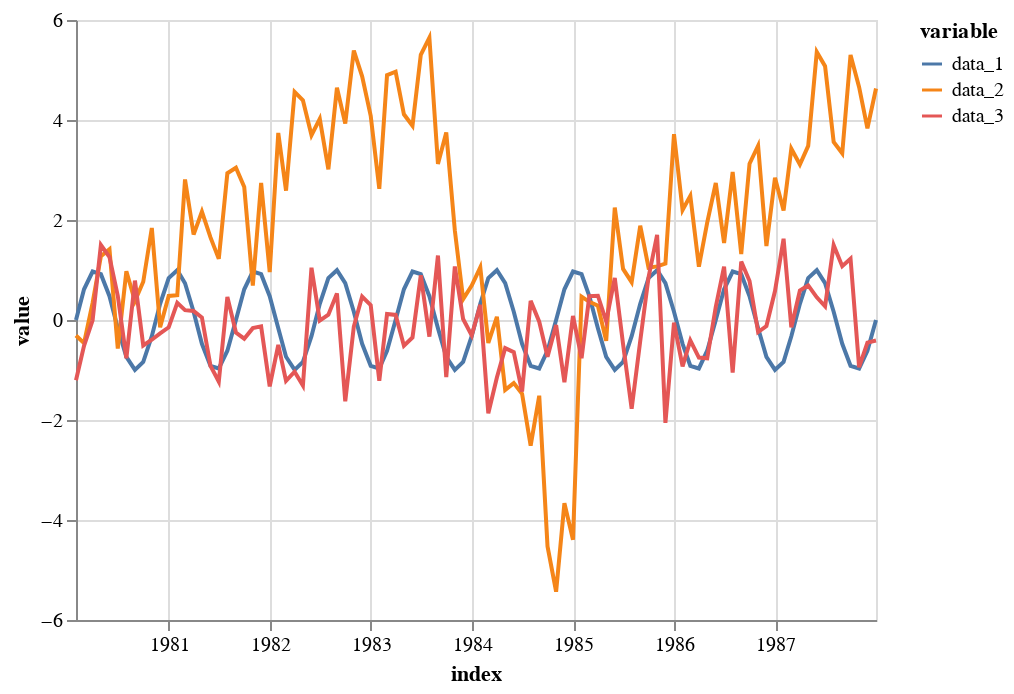

Notebook source saved alongside this figure:
### Markdown cell above
## Timeseries, Trend, Seasonality

A **timeseries** can be thought of as quantative variables being plotted on a timeline.  For example, the following three datasets are good examples:

### Code cell
# See the data creation function at the top near the imports!
df = make_data()
plot_in_altair(df)

### Figure 1 — Vega-Lite specification as saved in the notebook (floating-point values rounded to 4 significant figures; data arrays with more than 128 entries replaced by an {"elided": "..."} marker saying what was removed)
{"config": {"view": {"continuousWidth": 400, "continuousHeight": 300}}, "data": {"name": "data-b79c7a01ca2db8e511eae9b025ab4693"}, "mark": "line", "encoding": {"color": {"field": "variable", "type": "nominal"}, "opacity": {"condition": {"value": 1, "selection": "selector001"}, "value": 0.2}, "x": {"field": "index", "type": "temporal"}, "y": {"field": "value", "type": "quantitative"}}, "selection": {"selector001": {"type": "multi", "fields": ["variable"], "bind": "legend"}}, "$schema": "https://vega.github.io/schema/vega-lite/v4.17.0.json", "datasets": {"data-b79c7a01ca2db8e511eae9b025ab4693": {"elided": "288 records"}}}
